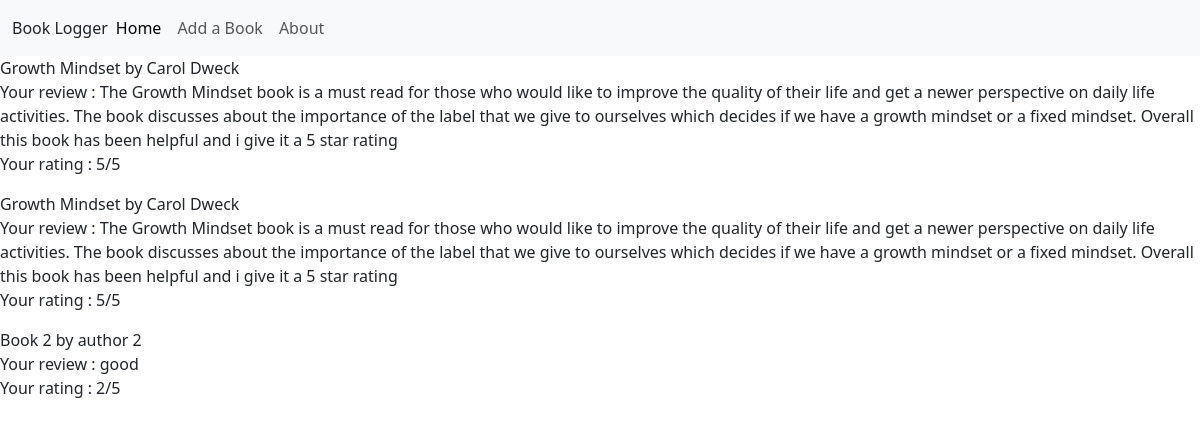
The page /book_logger/ on the database as committed earlier.
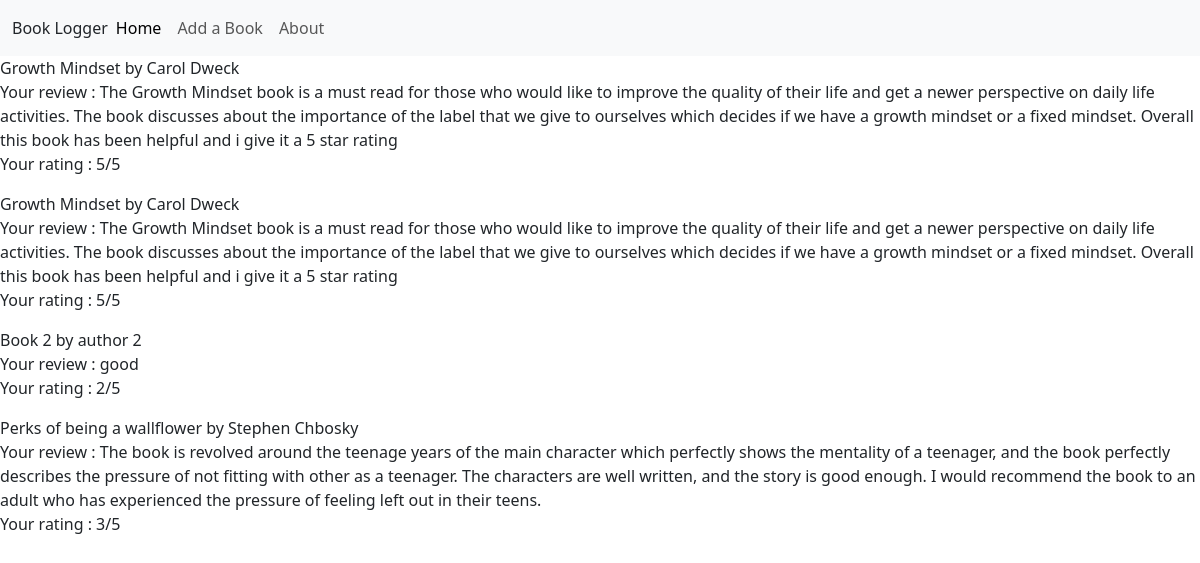
The same page on the database as committed later.
### book_logger/models.py (models this page shows)
class book(models.Model):
    title = models.CharField(max_length=100,null=False)
    author = models.CharField(max_length=50)
    review = models.CharField()
    rating = models.IntegerField()

### book_logger/views.py (the view)
# urls.py: path("",home,name="home"),
def home(request):
    b = book.objects.all()
    context = []
    for data in b:
        context.append({
            "Title":data.title,
            "Author":data.author,
            "Review":data.review,
            "Rating":data.rating,
        })
    content = {"data":context}
    return render(request,"book_logger/home.html",content)

### book_logger/templates/book_logger/home.html (shortened to what this page needs)
<!DOCTYPE html>
<html lang="en">
<head>
    <link href="https://cdn.jsdelivr.net/npm/bootstrap@5.3.6/dist/css/bootstrap.min.css" rel="stylesheet">
</head>
<body>
    <nav class="navbar navbar-expand-lg bg-body-tertiary">
  <div class="container-fluid">
    <a class="nav-link disabled" aria-disabled="true">Book Logger</a>
    <div class="collapse navbar-collapse" id="navbarNavAltMarkup">
      <div class="navbar-nav">
        <a class="nav-link active" aria-current="page" href="{% url 'home' %}">Home</a>
        <a class="nav-link" href="{% url 'add' %}">Add a Book</a>
        <a class="nav-link" href="{% url 'about' %}">About</a>
      </div>
    </div>
  </div>
</nav>
    {% block content %}
      {% for element in data %}
      <p>
        {{element.Title}} by {{element.Author}}<br>
        Your review : {{element.Review}}<br>
        Your rating : {{element.Rating}}/5<br>
      </p>
      {% endfor %}
    {% endblock content %}
</body>
</html>

Rows that differ between the two databases and show on the page:
added book: Title "Perks of being a wallflower", Author "Stephen Chbosky", Review "The book is revolved around the teenage years of the main character which perfectly shows the mentality of a teenager, and the book perfectly describes the pressure of not fitting with other as a teenager. The characters are well written, and the story is good enough. I would recommend the book to an adult who has experienced the pressure of feeling left out in their teens."
Other text that changed with them:
new list line: "by Your review : Your rating : 3 /5"
